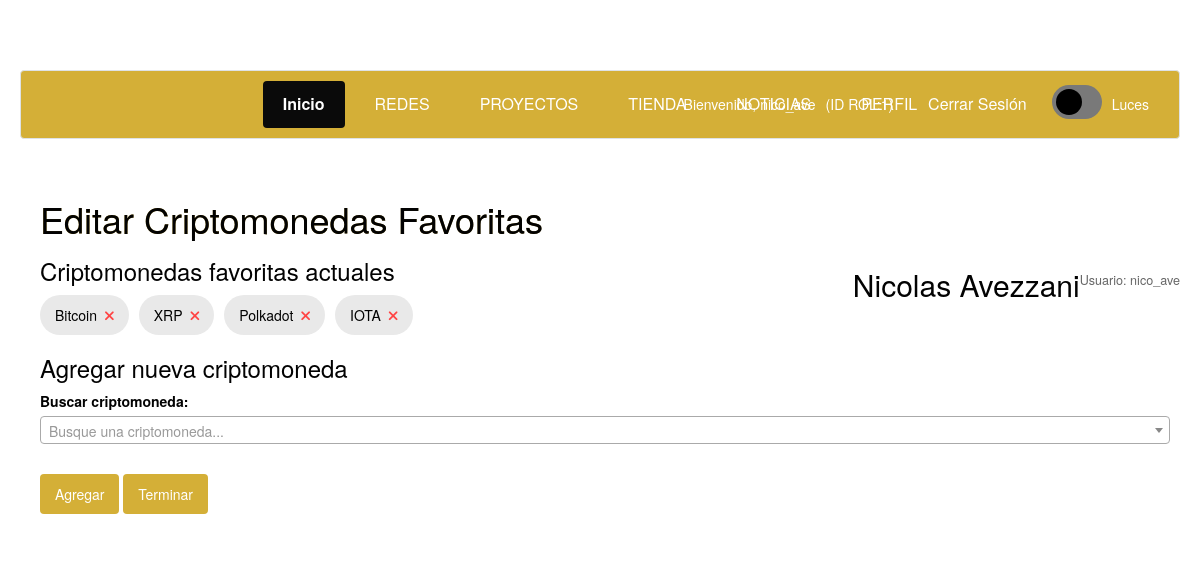
Screenshot of /admin/editar_favoritos.php?id=17 (signed in) with the database file from the repository.
### tables this page shows
CREATE TABLE `usuarios` (
  `idusuario` int(11) NOT NULL,
  `nickname` varchar(255) NOT NULL,
  `email` varchar(255) NOT NULL,
  `contrasenia` varchar(255) NOT NULL,
  `fb_id` varchar(255) DEFAULT NULL,
  `foto` varchar(255) DEFAULT NULL,
  `descripcion` varchar(255) DEFAULT NULL,
  `twitter` varchar(255) DEFAULT NULL,
  `instagram` varchar(255) DEFAULT NULL,
  `facebook` varchar(255) DEFAULT NULL,
  `idestado` int(11) NOT NULL,
  `nombre` varchar(50) NOT NULL,
  `apellido` varchar(50) NOT NULL,
  `discord_id` varchar(255) DEFAULT NULL,
  `avatar` varchar(255) DEFAULT NULL,
  `fecha_registro` datetime NOT NULL DEFAULT current_timestamp()
);

CREATE TABLE `usuario_favoritos` (
  `idfavorito` int(11) NOT NULL,
  `idusuario` int(11) NOT NULL,
  `crypto_id` varchar(50) NOT NULL,
  `crypto_nombre` varchar(100) NOT NULL,
  `fecha_agregado` timestamp NOT NULL DEFAULT current_timestamp()
);

### admin/editar_favoritos.php (the view, shortened to what this page needs)
<?php
require '../conexion.php';
$userId = intval($_GET['id']);
$userQuery = mysqli_query($conexion, "SELECT * FROM usuarios WHERE idusuario = $userId");
$user = mysqli_fetch_assoc($userQuery);
$favoritos = [];
$query_favoritos = mysqli_query($conexion, "SELECT * FROM usuario_favoritos WHERE idusuario = $userId");
while ($fav = mysqli_fetch_assoc($query_favoritos)) {
    $favoritos[] = $fav;
}
?>
<!DOCTYPE html>
<html lang="es">
<head>
    <link rel="stylesheet" href="https://cdnjs.cloudflare.com/ajax/libs/font-awesome/6.0.0/css/all.min.css">
    <link href="https://cdn.jsdelivr.net/npm/select2@4.1.0-rc.0/dist/css/select2.min.css" rel="stylesheet" />
    <link href="css/perfil.css" rel="stylesheet">
    <link href="css/EstilosAdicionalesABM.css" rel="stylesheet">
</head>
<body>
<?php include("header_admin.php"); ?>
<div class="container">
    <h1>Editar Criptomonedas Favoritas</h1>
    <div class="user-info">
        <h2><?php echo htmlspecialchars($user['nombre'] . ' ' . htmlspecialchars($user['apellido'])); ?></h2>
        <p>Usuario: <?php echo htmlspecialchars($user['nickname']); ?></p>
    </div>
    <div class="current-favorites">
        <h3>Criptomonedas favoritas actuales</h3>
        <?php if (empty($favoritos)): ?>
            <p>Este usuario no tiene criptomonedas favoritas aún.</p>
        <?php else: ?>
            <div class="cripto-list">
                <?php foreach ($favoritos as $fav): ?>
                    <div class="cripto-item">
                        <span><?php echo htmlspecialchars($fav['crypto_nombre']); ?></span>
                        <form method="POST" action="editar_favoritos.php?id=<?php echo $userId; ?>" style="display: inline;">
                            <button type="submit" name="eliminar_cripto" class="remove-cripto" title="Eliminar">
                                <i class="fas fa-times"></i>
                            </button>
                        </form>
                    </div>
                <?php endforeach; ?>
            </div>
        <?php endif; ?>
    </div>
    <div class="add-favorite">
        <h3>Agregar nueva criptomoneda</h3>
        <form method="POST" action="editar_favoritos.php?id=<?php echo $userId; ?>">
            <div class="form-group">
                <label for="crypto_search">Buscar criptomoneda:</label>
            </div>
            <div class="form-actions">
                <button type="submit" name="agregar_cripto" class="btn btn-primary">Agregar</button>
                <a href="../ver_perfil.php?id=<?php echo $userId; ?>" class="btn btn-default">Terminar</a>
            </div>
        </form>
    </div>
</div>
</body>
</html>

### admin/header_admin.php (shortened to what this page needs)
<?php
include("../conexion.php");
$idusuario = $_SESSION['logueado'];
$consulta = mysqli_query($conexion, "SELECT * FROM usuarios WHERE idusuario = $idusuario");
while($respuesta = mysqli_fetch_assoc($consulta)) {
    $nick = $respuesta['nickname'];
    $rol = $_SESSION['rol'];
}
?>
<link href="css/perfil.css" rel="stylesheet">
<link rel="stylesheet" href="https://maxcdn.bootstrapcdn.com/bootstrap/3.3.5/css/bootstrap.min.css">
<link href="css/proyectlist.css" rel="stylesheet">
<link href="css/dark-mode.css" rel="stylesheet">
<div class="navbar">
    <a href="../inicio.php" class="active">Inicio</a>
    <a href="redeslist.php">REDES</a>
    <a href="proyectoslist.php">PROYECTOS</a>
    <a href="../tienda.php">TIENDA</a>
    <a href="https://es.cointelegraph.com/tags/games">NOTICIAS</a>
    <a href="../perfil.php">PERFIL</a>
    <div class="user-info">
        <span>Bienvenido, <?php echo $nick; ?></span>
        <span>(ID ROL:<?php echo $rol; ?>)</span>
        <a href="../logout.php" style="color:rgb(0, 0, 0);">Cerrar Sesión</a>
        <label class="toggle-switch">
                <span class="slider"></span>
                </label>
                <span>Luces</span>
    </div>
</div>

### admin/css/perfil.css (style rules this page uses)
:root { --primary: rgb(212, 175, 55); --secondary: #000000; --dark: #36332d; --light: #f5f6fa; --success: #00b894; --danger: #d63031; --bg-color: #f5f6fa; --text-color: #2d3436; --card-bg: white; }
* { margin: 0; padding: 0; box-sizing: border-box; transition: background-color 0.3s, color 0.3s; }
body { font-family: 'Inter', sans-serif; background-color: var(--bg-color); color: var(--text-color); line-height: 1.6; padding: 20px; }
.container { max-width: 1200px; margin: 0 auto; padding: 20px; }
h1 { font-size: 2.5rem; margin-bottom: 10px; background: linear-gradient(45deg, var(--primary), var(--secondary)); -webkit-background-clip: text; background-clip: text; color: transparent; }
.toggle-switch { position: relative; display: inline-block; width: 60px; height: 30px; }
.slider { position: absolute; cursor: pointer; top: 0; left: 0; right: 0; bottom: 0; background-color: #ccc; transition: .4s; border-radius: 34px; }
.slider:before { position: absolute; content: ""; height: 22px; width: 22px; left: 4px; bottom: 4px; background-color: white; transition: .4s; border-radius: 50%; }
.navbar { background-color: #9b8028; overflow: hidden; display: flex; justify-content: center; padding: 10px 0; }
.navbar a { color: white; text-align: center; padding: 12px 20px; text-decoration: none; font-size: 16px; margin: 0 5px; border-radius: 4px; transition: background-color 0.3s; }
.navbar a.active { background-color: #0a0a0a; font-weight: bold; }
.user-info { position: absolute; right: 20px; color: white; display: flex; align-items: center; }
.user-info span { margin-right: 10px; }
.btn { background:rgb(212, 175, 55); color: white; border: none; padding: 10px 15px; border-radius: 4px; cursor: pointer; }
.user-info p { margin: 0; color: #666; font-size: 0.9em; }

### admin/css/EstilosAdicionalesABM.css (style rules this page uses)
.form-group { margin-bottom: 15px; }
.form-group label { display: block; margin-bottom: 5px; font-weight: bold; }
.btn { background:rgb(212, 175, 55); color: white; border: none; padding: 10px 15px; border-radius: 4px; cursor: pointer; }

### admin/css/proyectlist.css (style rules this page uses)
body { background-color: #121212; color: #e0e0e0; min-height: 200px; padding-top: 70px; }
.btn-default { background-color: #333333; color: #e0e0e0; border: 1px solid #444444; }
.container { background-color: #1a1a1a; padding: 20px; border-radius: 8px; }

### admin/css/dark-mode.css (style rules this page uses)
:root { --primary: rgb(212, 175, 55); --secondary: #000000; --bg-color: #ffffff; --text-color: rgb(2, 2, 2); --header-bg: rgb(212, 175, 55); --footer-bg: rgb(212, 175, 55); --card-bg: #c0c0c0; --border-color: #dee2e6; }
* { margin: 0; padding: 0; box-sizing: border-box; transition: background-color 0.3s, color 0.3s, border-color 0.3s; }
body, .container, .row, .col-md-12, .outer_div, .section-container, .game-section { background-color: var(--bg-color) !important; color: var(--text-color) !important; }
.toggle-switch { position: relative; display: inline-block; width: 60px; height: 34px; }
.slider { position: absolute; cursor: pointer; top: 0; left: 0; right: 0; bottom: 0; background-color: #797979; transition: .4s; border-radius: 34px; }
.slider:before { position: absolute; content: ""; height: 26px; width: 26px; left: 4px; bottom: 4px; background-color: rgb(0, 0, 0); transition: .4s; border-radius: 50%; }
.navbar, header { background-color: var(--header-bg) !important; border-color: var(--border-color); color: var(--text-color); }
.btn { background: var(--primary); color: white; border: none; padding: 10px 15px; border-radius: 4px; cursor: pointer; }
a { color: var(--primary); }
.navbar a, .navbar-brand, footer, footer a, footer p { color: rgb(255, 255, 255) !important; }
h1, h2, h3, h4, h5, h6, .game-title, .section-title { color: var(--text-color) !important; }

### admin/editar_favoritos.php (style rules this page uses)
.cripto-list { display: flex; flex-wrap: wrap; gap: 10px; margin-bottom: 20px; }
.cripto-item { background:rgb(233, 233, 233); padding: 10px 15px; border-radius: 20px; display: flex; align-items: center; gap: 8px; }
.remove-cripto { color: #ff4444; cursor: pointer; background: none; border: none; }

### rows the page displays
usuarios: nickname "nico_ave", nombre+apellido "Nicolas Avezzani"
usuario_favoritos: crypto_nombre "Bitcoin"
usuario_favoritos: crypto_nombre "XRP"
usuario_favoritos: crypto_nombre "Polkadot"
usuario_favoritos: crypto_nombre "IOTA"

### other values shown
$rol "1"
